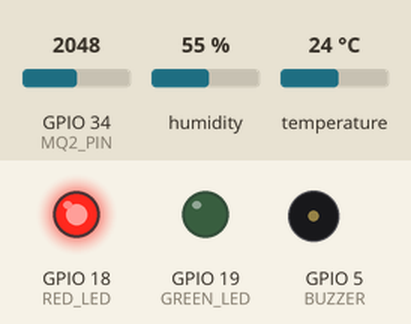
Simulated run of this sketch. Board: ESP32. Parts: output pins drawn as LEDs (lit = HIGH), buzzer (waves = sounding, pin HIGH). The test bench sets the inputs (shaded band); at power-on: GPIO 34 (MQ2_PIN) = 2048, temperature 24 °C, humidity 55 %. WiFi joins after 1.5 s; servers stay silent unless stated; what the sketch prints to the serial monitor is not drawn.

Above: at 2.4 s.
3.1 s: GPIO 34 (MQ2_PIN) set to 1955
At 5.4 s:
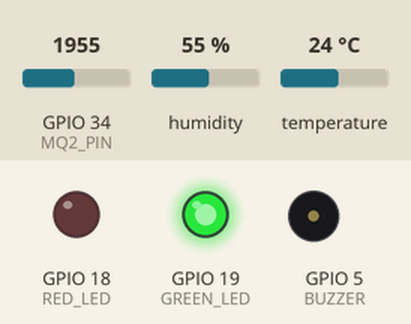
6.1 s: temperature set to 39.7 °C
9.1 s: temperature set to 40.8 °C
At 10.6 s:
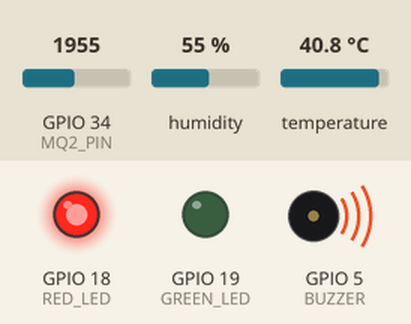
Timing chart, 0 to 19.6 s (numbered marks = the images above; inputs shaded):
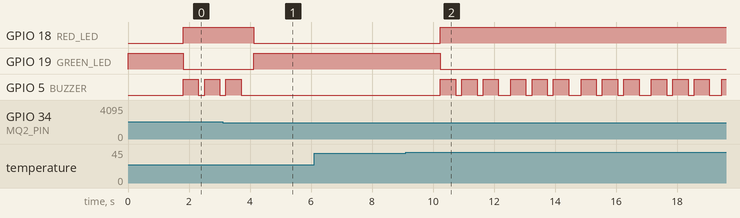

Measured:
- the behaviour switches between 2001 and 2000 on GPIO 34 (MQ2_PIN) (found by bisection; images 0 and 1)
- the behaviour switches between 40 and 40.1 °C on temperature (found by bisection; images 1 and 2)
- after the input at 3.1 s, GPIO 18 (RED_LED): HIGH → LOW after 1.0 s; GPIO 19 (GREEN_LED): LOW → HIGH after 1.0 s; GPIO 5 (BUZZER): goes on until 3.7 s, then stays LOW
- after the input at 6.1 s, every drawn part: stays the same
- after the input at 9.1 s, GPIO 18 (RED_LED): LOW → HIGH after 1.1 s; GPIO 19 (GREEN_LED): HIGH → LOW after 1.1 s; GPIO 5 (BUZZER): LOW → HIGH after 1.1 s, then repeats every 2.3 s: 2 × (LOW 0.20 s, HIGH 0.50 s), LOW 0.41 s, HIGH 0.50 s
- by itself, GPIO 5 (BUZZER): alternates HIGH for 0.50 s and LOW for 0.20 s

The sketch:

IoT-Based_Fire_Detection_System.ino
```cpp
#include <WiFi.h>
#include <WiFiClientSecure.h>
#include <UniversalTelegramBot.h>
#include <DHT.h>


const char* ssid = "Wokwi-GUEST";
const char* password = "";


#define BOT_TOKEN "8275429058:AAHG5r8PRMIA2OohpckGtygHG_AocD-1bwE"
#define CHAT_ID "2033174578"

WiFiClientSecure secured_client;
UniversalTelegramBot bot(BOT_TOKEN, secured_client);


#define MQ2_PIN 34
#define RED_LED 18
#define GREEN_LED 19
#define BUZZER 5

#define DHTPIN 4
#define DHTTYPE DHT22
DHT dht(DHTPIN, DHTTYPE);

int threshold = 2000;
float tempThreshold = 40.0;
bool fireAlert = false;
unsigned long lastAlertTime = 0;
const unsigned long alertInterval = 30000;

void beepAlarm() {

  for (int i = 0; i < 3; i++) {
    digitalWrite(BUZZER, HIGH);
    delay(500);
    digitalWrite(BUZZER, LOW);
    delay(200);
  }
}

void setup() {
  Serial.begin(115200);

  pinMode(MQ2_PIN, INPUT);
  pinMode(RED_LED, OUTPUT);
  pinMode(GREEN_LED, OUTPUT);
  pinMode(BUZZER, OUTPUT);

  digitalWrite(RED_LED, LOW);
  digitalWrite(GREEN_LED, HIGH);
  digitalWrite(BUZZER, LOW);

  dht.begin();

  WiFi.begin(ssid, password);
  Serial.print("Connecting to WiFi");
  while (WiFi.status() != WL_CONNECTED) {
    delay(500);
    Serial.print(".");
  }
  Serial.println("\n✅ WiFi connected");

  secured_client.setInsecure();
  bot.sendMessage(CHAT_ID, "✅ Fire Detection System Started", "");
}

void loop() {
  int gasValue = analogRead(MQ2_PIN);
  float temp = dht.readTemperature();


  Serial.print("Gas: ");
  Serial.print(gasValue);
  Serial.print(" | Temp: ");
  Serial.print(temp);

  Serial.println("%");

  unsigned long currentTime = millis();

  // 🚨 Fire condition if gas OR temp above limit
  if (gasValue > threshold || temp > tempThreshold) {
    digitalWrite(RED_LED, HIGH);
    digitalWrite(GREEN_LED, LOW);

    beepAlarm(); // 🔊 Alarm pattern

    // Send alert every 30 sec
    if (currentTime - lastAlertTime >= alertInterval) {
      String alertMsg = "🚨 FIRE ALERT! 🔥\n";

      if (gasValue > threshold) {
        alertMsg += "Gas Level = " + String(gasValue) + "\n";
      }
      if (temp > tempThreshold) {
        alertMsg += "🌡 Temp = " + String(temp) + " °C \n";
      }


      bot.sendMessage(CHAT_ID, alertMsg, "");
      lastAlertTime = currentTime;
    }
    fireAlert = true;
  }
  else if ((gasValue <= threshold && temp <= tempThreshold) && fireAlert) {
    // ✅ Back to safe
    digitalWrite(RED_LED, LOW);
    digitalWrite(GREEN_LED, HIGH);
    digitalWrite(BUZZER, LOW);

    String safeMsg = "✅ SAFE: Conditions back to normal\n"
                     "Gas Level = " + String(gasValue) + "\n"
                     "🌡 Temp = " + String(temp) + " °C\n";

    bot.sendMessage(CHAT_ID, safeMsg, "");
    fireAlert = false;
  }

  delay(200);
}
```
